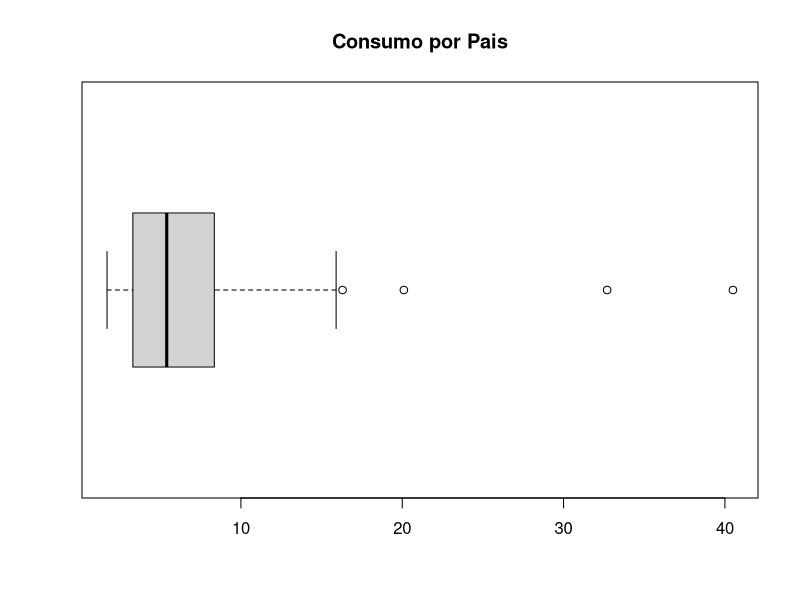
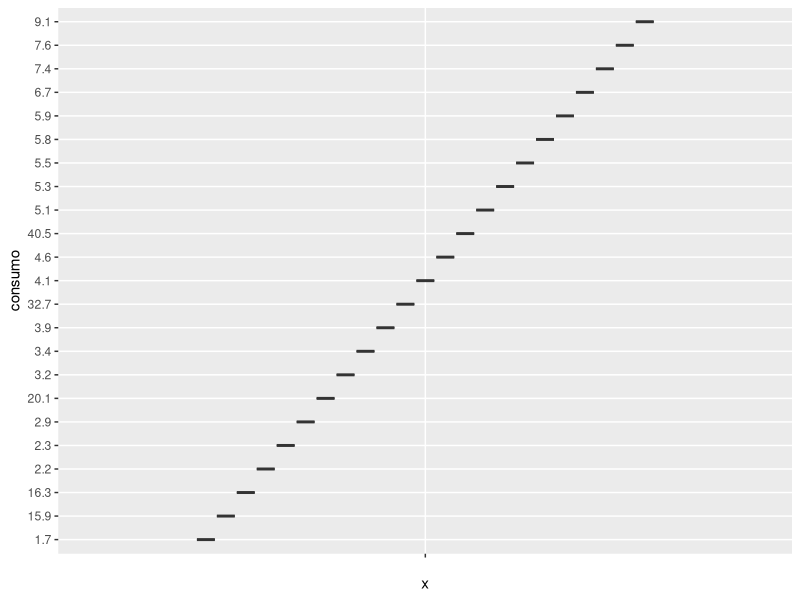
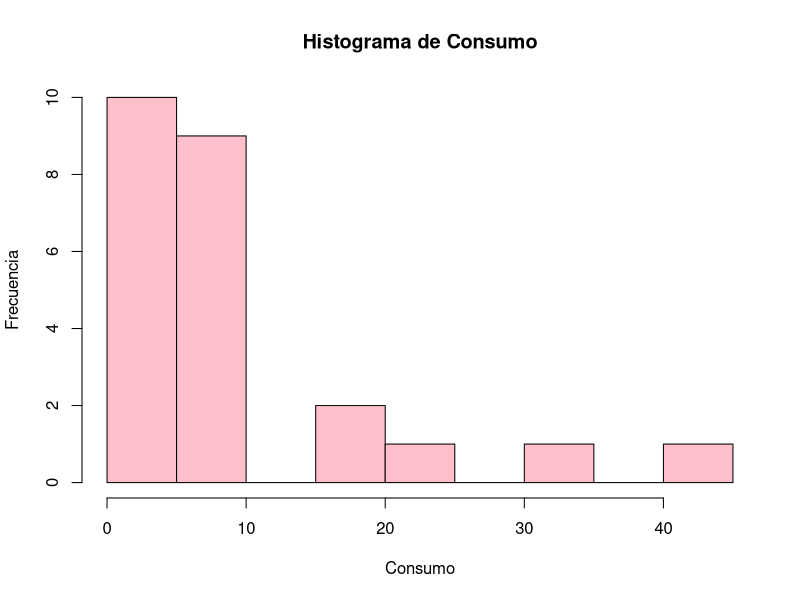

Here is the R script that generated these plots, in order:
#install.packages("ggplot2")
library(ggplot2)

#PRIMER EJEMPLO DE CAJA Y BIGOTES

#PARA EJECUTAR EL PROGRAMA CTRL+ENTER


#INGRESO EL PRIMER VECTOR PAIS

pais <- c("RFA" , "Australia", "Austria", "Belgica", "Canada", "Dinamarca", "España",
          "USA", "Findlandia", "Francia", "Grecia", "Holanda", "Irlanda", "Islandia",
          "Italia", "Japon", "Luxemburgo", "Noruega", "N_Zel", "Portugal", "G_Bretania",
          "Suezia", "Suiza", "Turquia")

#INGRESO EL SEGUNDO VECTOR CONSUMO0
#LOS DECIMALES LOS ASIGNAMOS CON PUNTOS

consumo <- c(2.2, 7.6, 2.9, 4.6, 4.1, 3.9, 7.4, 3.2, 5.1, 5.3, 20.1, 2.3, 5.5, 32.7, 9.1,
             1.7, 3.2, 5.8, 16.3, 15.9, 5.9, 6.7, 3.4, 40.5)

summary(consumo)

#MEDIA
mean(consumo)

#DESVIACION ESTANDAR
sd(consumo)

#DIAGRAMA DE CAJAS Y BIGOTES
boxplot(consumo,main="Consumo por Pais", COl = "blue", horizontal =TRUE)

#BASE DE DATOS
bd <- cbind(pais,consumo)
bd <- as.data.frame(bd)

#TABLA DINAMICA CON GGPLOT PACKAGE
p <- ggplot(bd, aes(x="", y=consumo))
p+geom_boxplot()
hist(consumo, col="pink",xlab = "Consumo", ylab="Frecuencia", main = "Histograma de Consumo")
